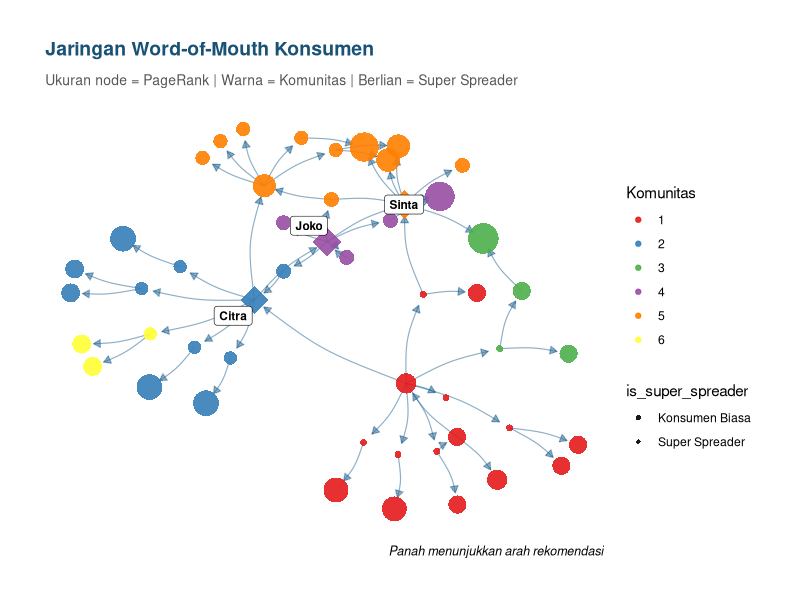
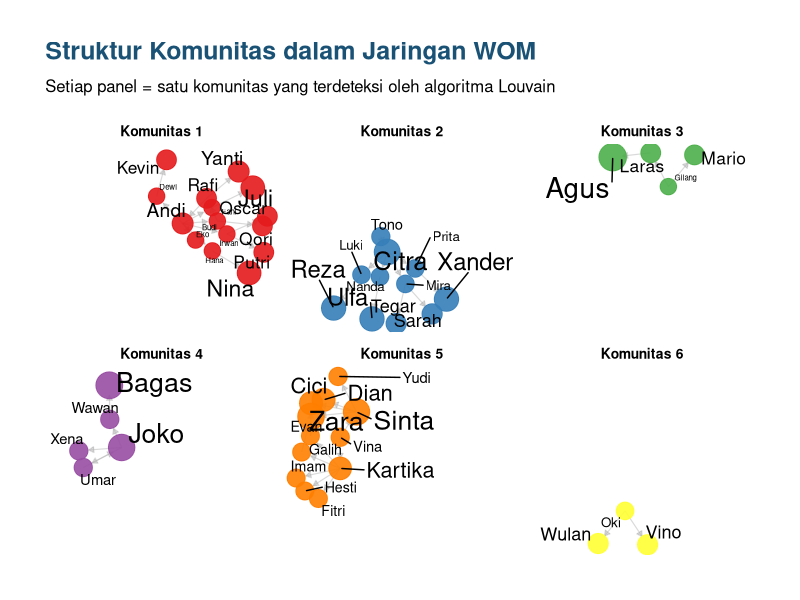
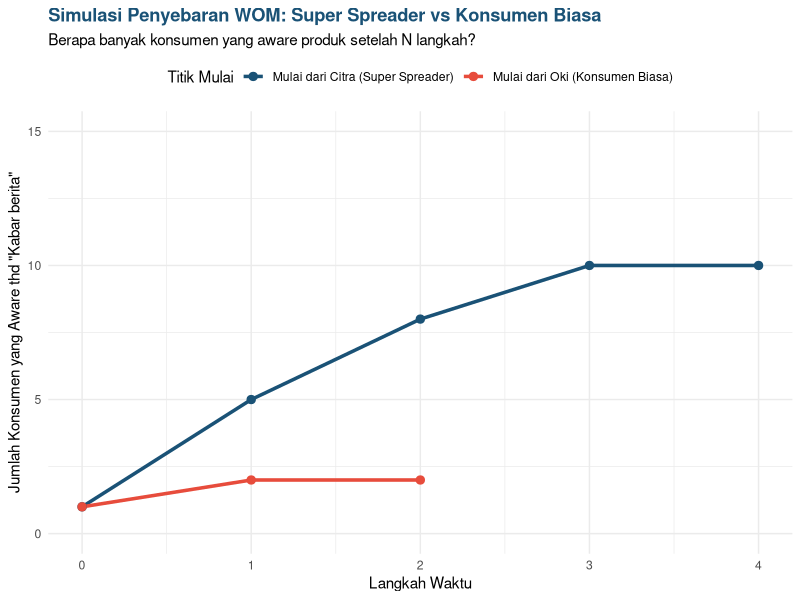

Source code (R) for these figures, in order:
## ---- chunk 1
rm(list=ls())

library(igraph)
library(ggraph)
library(tidygraph)
library(dplyr)
library(ggplot2)
library(scales)
library(RColorBrewer)

set.seed(101)  # Reproduktibilitas

# Buat daftar 50 konsumen dengan nama fiktif
konsumen <- c(
  'Andi', 'Budi', 'Citra', 'Dewi', 'Eko',
  'Fani', 'Gilang', 'Hana', 'Irwan', 'Joko',
  'Kartika', 'Luki', 'Mira', 'Nanda', 'Oki',
  'Prita', 'Qori', 'Rafi', 'Sinta', 'Tono',
  'Umar', 'Vina', 'Wawan', 'Xena', 'Yudi',
  'Zara', 'Agus', 'Bagas', 'Cici', 'Dian',
  'Evan', 'Fitri', 'Galih', 'Hesti', 'Imam',
  'Juli', 'Kevin', 'Laras', 'Mario', 'Nina',
  'Oscar', 'Putri', 'Reza', 'Sarah', 'Tegar',
  'Ulfa', 'Vino', 'Wulan', 'Xander', 'Yanti'
)

# Simulasi struktur jaringan word-of-mouth yang realistis:
# Ada beberapa 'hub' (super spreader) dan banyak node biasa
#
# Super spreader: Andi, Citra, Joko, Sinta, Kartika
# Mereka masing-masing merekomendasikan ke banyak orang

edges_from <- c(
  # Andi adalah super spreader pertama (degree tinggi)
  rep('Andi', 8),
  # Citra adalah super spreader kedua
  rep('Citra', 7),
  # Joko adalah broker/jembatan antar komunitas
  rep('Joko', 6),
  # Sinta adalah super spreader dalam komunitas berbeda
  rep('Sinta', 6),
  # Kartika memiliki koneksi ke banyak komunitas
  rep('Kartika', 5),
  # Konsumen biasa (1-2 rekomendasi)
  'Budi', 'Budi',
  'Dewi', 'Dewi',
  'Fani',
  'Gilang', 'Gilang',
  'Hana',
  'Irwan', 'Irwan',
  'Luki',
  'Mira', 'Mira',
  'Nanda',
  'Oki', 'Oki',
  'Prita',
  'Rafi', 'Rafi',
  'Tono',
  'Umar',
  'Vina', 'Vina',
  'Wawan',
  'Evan', 'Evan',
  'Galih',
  'Laras'
)

edges_to <- c(
  # Penerima rekomendasi dari Andi
  'Budi', 'Citra', 'Dewi', 'Eko', 'Fani', 'Gilang', 'Hana', 'Irwan',
  # Penerima dari Citra
  'Joko', 'Kartika', 'Luki', 'Mira', 'Nanda', 'Oki', 'Prita',
  # Penerima dari Joko
  'Sinta', 'Tono', 'Umar', 'Vina', 'Wawan', 'Xena',
  # Penerima dari Sinta
  'Yudi', 'Zara', 'Agus', 'Bagas', 'Cici', 'Dian',
  # Penerima dari Kartika
  'Evan', 'Fitri', 'Galih', 'Hesti', 'Imam',
  # Penerima dari konsumen biasa
  'Qori', 'Rafi',
  'Sinta', 'Kevin',
  'Juli',
  'Laras', 'Mario',
  'Nina',
  'Oscar', 'Putri',
  'Reza',
  'Sarah', 'Tegar',
  'Ulfa',
  'Vino',
  'Wulan', 'Xander',
  'Yanti',
  'Andi',
  'Citra', 'Joko',
  'Kartika',
  'Sinta',
  'Bagas', 'Cici',
  'Dian',
  'Zara', 'Agus'
)

# Buat data frame edge list
df_edges <- data.frame(
  from   = edges_from,
  to     = edges_to,
  weight = 1
) %>%
  # Hapus self-loop jika ada
  filter(from != to) %>%
  # Agregasi jika ada duplikat (weight = frekuensi rekomendasi)
  group_by(from, to) %>%
  summarise(weight = sum(weight), .groups = 'drop')

df_edges %>% knitr::kable()
## ---- chunk 2
#| echo: true

# Buat directed graph dari edge list
g <- graph_from_data_frame(
  d        = df_edges,
  directed = TRUE,
  vertices = konsumen
)
## ---- chunk 3
# Info dasar tentang graf
cat('Jumlah node (konsumen):', vcount(g), '\n')
cat('Jumlah edge (rekomendasi):', ecount(g), '\n')
cat('Apakah graf connected?', is_connected(g), '\n')
cat('Diameter jaringan:', diameter(g), '\n')
cat('Rata-rata path length:', mean_distance(g), '\n')

# Densitas jaringan (0 = tidak ada koneksi, 1 = semua terhubung)
cat('Densitas jaringan:', round(edge_density(g), 4), '\n')
## ---- chunk 4
#| echo: true

# Hitung semua metrik centrality sekaligus
df_centrality <- data.frame(
  nama = V(g)$name,

  # Degree: jumlah koneksi langsung
  # out-degree = berapa orang yang dia rekomendasikan
  # in-degree  = berapa orang yang merekomendasikan dia
  degree_out = degree(g, mode = 'out'),
  degree_in  = degree(g, mode = 'in'),
  degree_all = degree(g, mode = 'all'),

  # Betweenness: seberapa sering jadi 'jembatan'
  betweenness = betweenness(g, normalized = TRUE),

  # Closeness: seberapa dekat ke semua node lain
  closeness = closeness(g, mode = 'all', normalized = TRUE),

  # PageRank: popularitas berbasis kualitas koneksi
  pagerank = page_rank(g)$vector
) %>%
  # Buat skor komposit: rata-rata rank dari semua metrik
  mutate(
    rank_degree      = rank(-degree_all),
    rank_betweenness = rank(-betweenness),
    rank_closeness   = rank(-closeness),
    rank_pagerank    = rank(-pagerank),
    skor_komposit = (rank_degree + rank_betweenness +
                     rank_closeness + rank_pagerank) / 4
  ) %>%
  arrange(skor_komposit)
## ---- chunk 5
# Top 10 super spreader
cat('\n=== TOP 10 SUPER SPREADER ===\n')
hasil = 
  df_centrality %>%
  head(10) %>%
  mutate(across(where(is.numeric), ~round(., 4)))

row.names(hasil) = NULL

print(hasil)
## ---- chunk 6
# Untuk community detection, gunakan graf undirected
g_undirected <- as_undirected(g, mode = 'collapse',
                              edge.attr.comb = 'sum')

# Metode Louvain: salah satu yang paling populer dan efisien
set.seed(101)
komunitas_louvain <- cluster_louvain(g_undirected)

# Metode Walktrap: berbasis random walk
# komunitas_walktrap <- cluster_walktrap(g_undirected)

# Bandingkan modularity (semakin tinggi semakin baik, max ~1)
cat('Modularity Louvain:', round(modularity(komunitas_louvain), 4), '\n')
# cat('Modularity Walktrap:', round(modularity(komunitas_walktrap), 4), '\n')

# Ambil hasil community detection terbaik
V(g)$komunitas <- membership(komunitas_louvain)

# Ringkasan per komunitas
data.frame(
  komunitas  = membership(komunitas_louvain),
  nama       = V(g)$name
) %>%
  group_by(komunitas) %>%
  summarise(
    n_anggota = n(),
    anggota   = paste(nama, collapse = ', ')
  ) %>%
  rename(kelompok = komunitas) %>% 
  arrange(desc(n_anggota)) %>%
  knitr::kable()
## ---- chunk 7
# Gabungkan info centrality ke dalam graf
V(g)$degree_out   <- degree(g, mode = 'out')
V(g)$betweenness  <- betweenness(g, normalized = TRUE)
V(g)$pagerank     <- page_rank(g)$vector

# Konversi ke format tidygraph untuk ggraph
tg <- as_tbl_graph(g) %>%
  activate(nodes) %>%
  left_join(
    df_centrality %>% select(nama, skor_komposit),
    by = c('name' = 'nama')
  ) %>%
  mutate(
    is_super_spreader = skor_komposit <= 5,  # Top 5
    label_node = ifelse(is_super_spreader, name, '')
  )

## ---- chunk 8
# ── Visualisasi utama: network graph ─────────────────────────────
set.seed(101)
ggraph(tg, layout = 'fr') +  # Fruchterman-Reingold layout
  # Edge: transparansi berdasarkan weight
  geom_edge_arc(
    aes(alpha = weight),
    color     = '#1F618D',
    width     = 0.4,
    strength  = 0.1,
    arrow     = arrow(length = unit(2, 'mm'), type = 'closed'),
    end_cap   = circle(3, 'mm')
  ) +
  # Node: ukuran berdasarkan PageRank, warna berdasarkan komunitas
  geom_node_point(
    aes(
      size  = pagerank * 200,
      color = factor(komunitas),
      shape = is_super_spreader
    ),
    alpha = 0.9
  ) +
  # Label hanya untuk super spreader
  geom_node_label(
    aes(label = label_node),
    repel      = TRUE,
    size       = 3,
    fontface   = 'bold',
    fill       = 'white',
    label.size = 0.2
  ) +
  scale_shape_manual(
    values = c('FALSE' = 16, 'TRUE' = 18),
    labels = c('Konsumen Biasa', 'Super Spreader')
  ) +
  scale_edge_alpha(range = c(0.2, 0.8), guide = 'none') +
  scale_size(range = c(2, 10), guide = 'none') +
  scale_color_brewer(palette = 'Set1', name = 'Komunitas') +
  labs(
    title    = 'Jaringan Word-of-Mouth Konsumen',
    subtitle = 'Ukuran node = PageRank | Warna = Komunitas | Berlian = Super Spreader',
    caption  = 'Panah menunjukkan arah rekomendasi'
  ) +
  theme_graph(base_family = 'sans') +
  theme(
    plot.title    = element_text(face = 'bold', size = 14, color = '#1A5276'),
    plot.subtitle = element_text(size = 10, color = '#555555'),
    legend.position = 'right'
  )
## ---- chunk 9
#| fig-width: 13
#| fig-height: 9

# ── Visualisasi terpisah per komunitas ───────────────────────────
set.seed(101)
ggraph(tg, layout = 'stress') +
  geom_edge_link(
    color = 'grey70',
    width = 0.4,
    arrow = arrow(length = unit(1.5, 'mm'), type = 'closed'),
    end_cap = circle(2.5, 'mm'),
    alpha   = 0.5
  ) +
  geom_node_point(
    aes(color = factor(komunitas), size = pagerank * 150),
    alpha = 0.9
  ) +
  geom_node_text(
    aes(label = name, size = pagerank * 100),
    repel    = TRUE,
    max.overlaps = 20,
    color    = 'black'
  ) +
  facet_nodes(~factor(komunitas,
    labels = paste('Komunitas', sort(unique(V(g)$komunitas))))) +
  scale_color_brewer(palette = 'Set1', guide = 'none') +
  scale_size(range = c(2, 9), guide = 'none') +
  labs(
    title    = 'Struktur Komunitas dalam Jaringan WOM',
    subtitle = 'Setiap panel = satu komunitas yang terdeteksi oleh algoritma Louvain'
  ) +
  theme_graph(base_family = 'sans') +
  theme(
    plot.title  = element_text(face = 'bold', color = '#1A5276'),
    strip.text  = element_text(face = 'bold', size = 10)
  )
## ---- chunk 10
# ── Simulasi SIR: Penyebaran WOM dari satu titik awal ───────────
simulasi_penyebaran <- function(g, starter, prob_spread = 0.3,
                                n_steps = 10) {
  n_nodes    <- vcount(g)
  node_names <- V(g)$name

  # Status: 0 = belum tau produk, 1 = tau & aktif spread,
  #         2 = tau tapi sudah berhenti spread
  status <- rep(0, n_nodes)
  names(status) <- node_names
  status[starter] <- 1

  hasil <- list()
  hasil[[1]] <- data.frame(
    step   = 0,
    aware  = sum(status > 0),
    active = sum(status == 1)
  )

  for (step in 1:n_steps) {
    active_nodes <- names(status[status == 1])
    if (length(active_nodes) == 0) break

    for (node in active_nodes) {
      # Cari tetangga (orang yang belum tau)
      neighbors_out <- names(neighbors(g, node, mode = 'out'))
      susceptible   <- neighbors_out[status[neighbors_out] == 0]

      # Sebarkan dengan probabilitas prob_spread
      if (length(susceptible) > 0) {
        spread_to <- susceptible[runif(length(susceptible)) < prob_spread]
        status[spread_to] <- 1
      }
      # Node aktif menjadi 'recovered' (berhenti aktif spread)
      status[node] <- 2
    }

    hasil[[step + 1]] <- data.frame(
      step   = step,
      aware  = sum(status > 0),
      active = sum(status == 1)
    )
  }
  bind_rows(hasil)
}

# Bandingkan: mulai dari super spreader vs konsumen biasa
set.seed(101)
sim_andi  <- simulasi_penyebaran(g, 'Citra',  prob_spread = 0.4,n_steps = 20)
sim_biasa <- simulasi_penyebaran(g, 'Oki',  prob_spread = 0.4,n_steps = 20)

df_sim <- bind_rows(
  sim_andi  %>% mutate(starter = 'Mulai dari Citra (Super Spreader)'),
  sim_biasa %>% mutate(starter = 'Mulai dari Oki (Konsumen Biasa)')
)

# Visualisasi kurva adopsi
ggplot(df_sim, aes(x = step, y = aware,
                   color = starter, group = starter)) +
  geom_line(linewidth = 1.2) +
  geom_point(size = 2.5) +
  scale_color_manual(
    values = c('#1A5276', '#E74C3C'),
    name   = 'Titik Mulai'
  ) +
  scale_y_continuous(limits = c(0, 15)) +
  labs(
    title    = 'Simulasi Penyebaran WOM: Super Spreader vs Konsumen Biasa',
    subtitle = 'Berapa banyak konsumen yang aware produk setelah N langkah?',
    x        = 'Langkah Waktu',
    y        = 'Jumlah Konsumen yang Aware thd "Kabar berita"'
  ) +
  theme_minimal(base_size = 11) +
  theme(
    plot.title      = element_text(face = 'bold', color = '#1A5276'),
    legend.position = 'top'
  )
